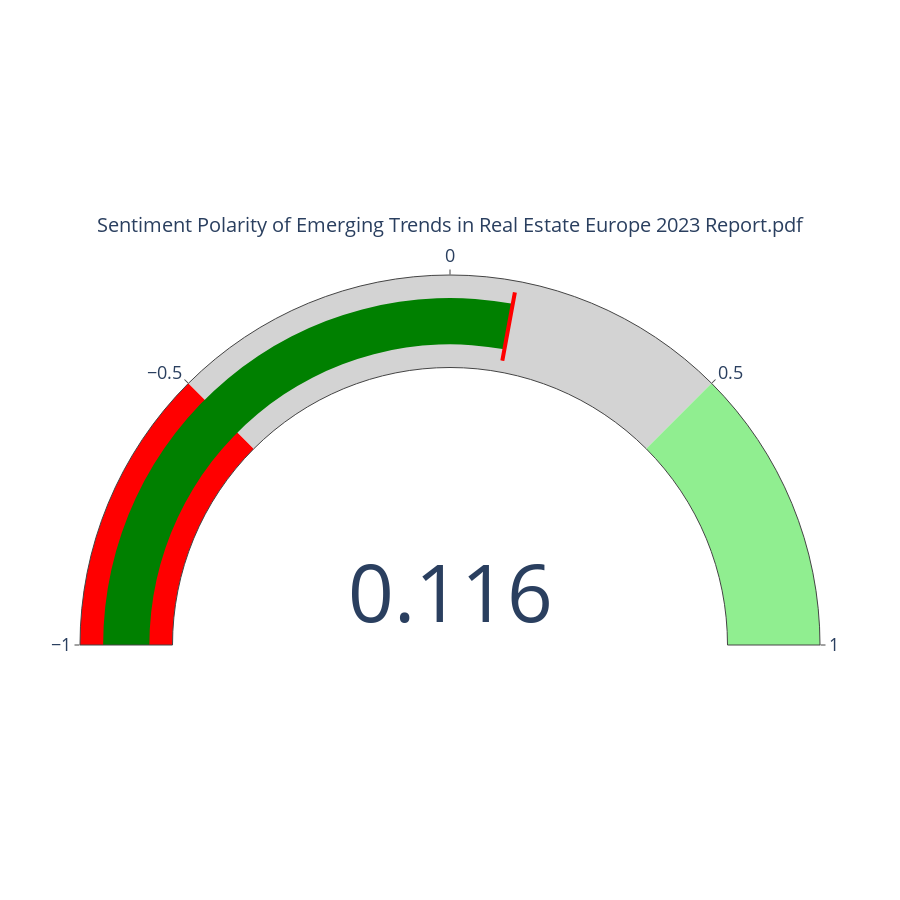
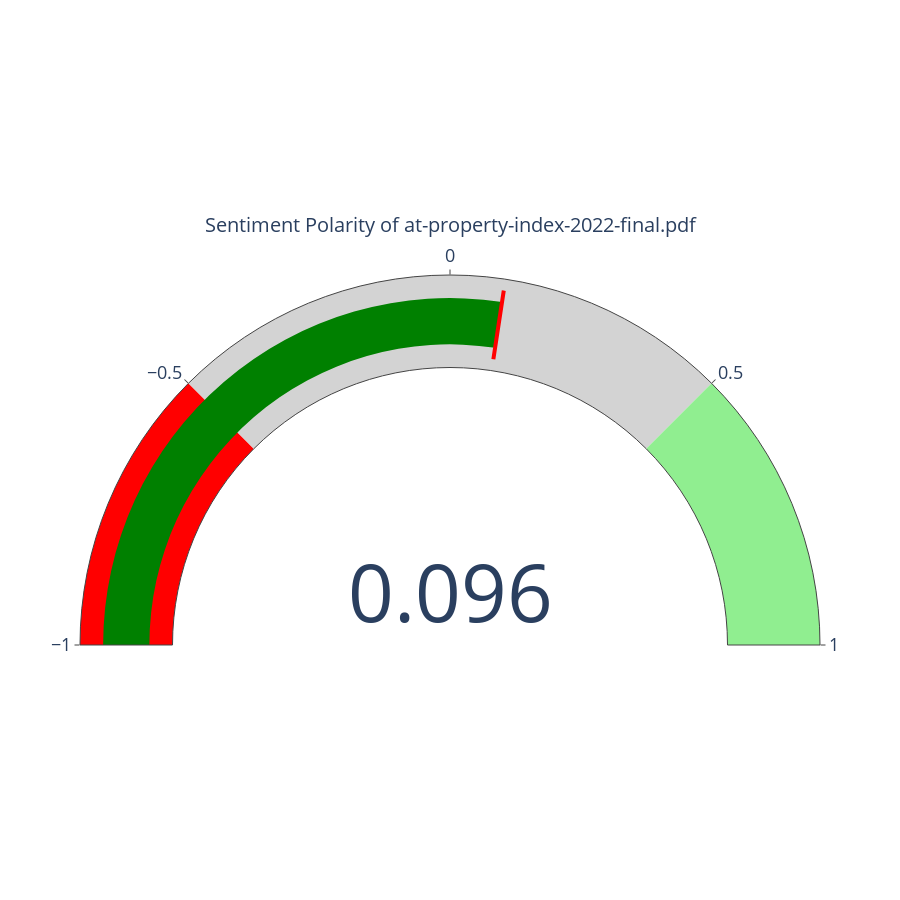
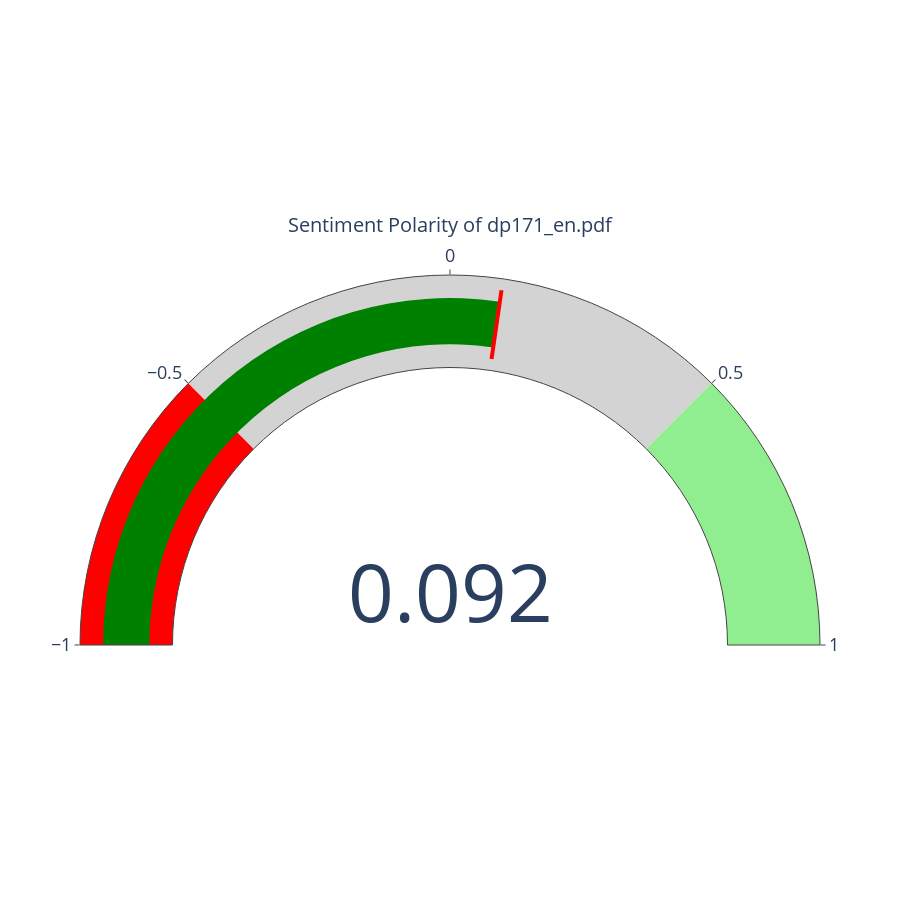
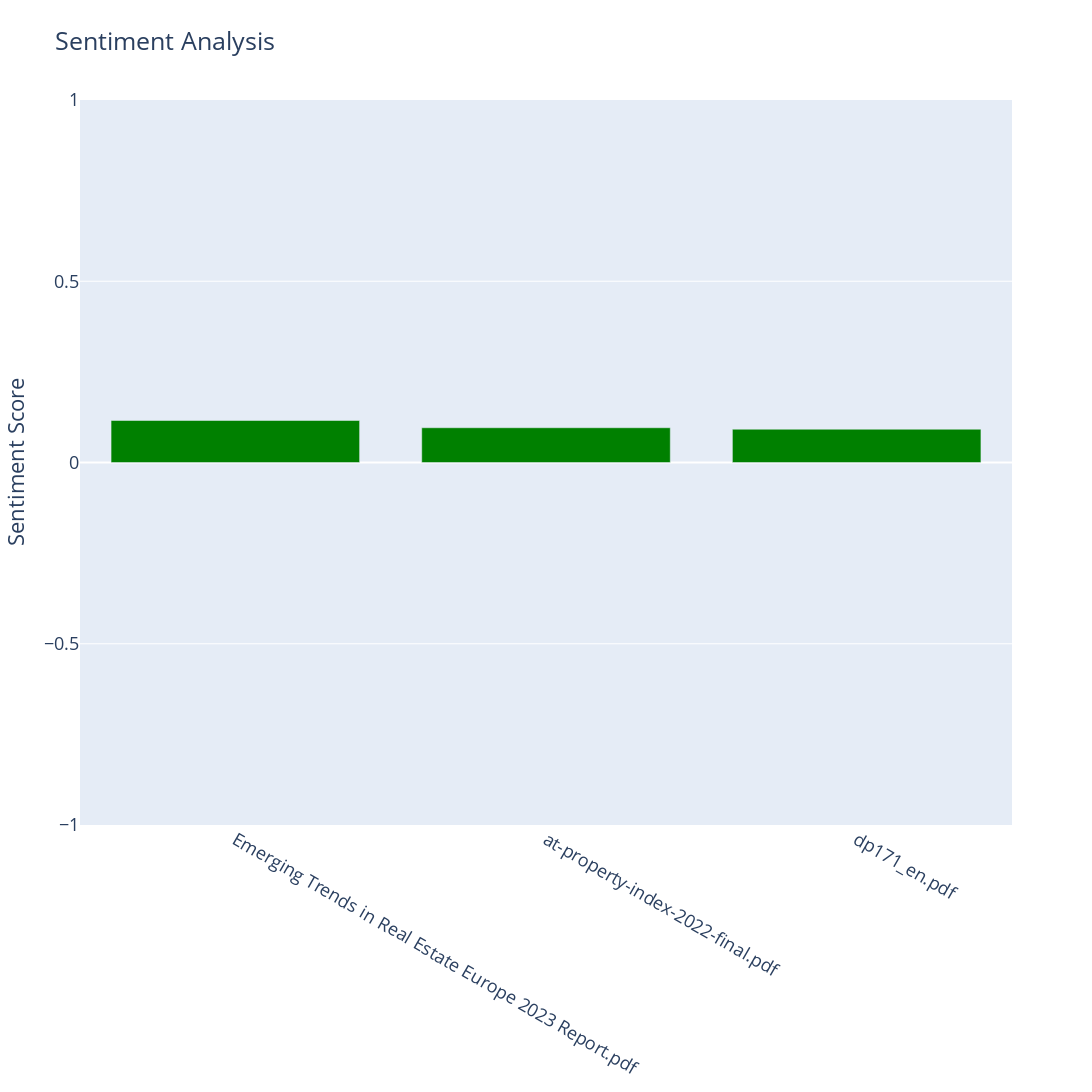

These figures' notebook cell, in order:
### Code cell
filesEurope = ['Data/sentiment/homeBuilding/europe/Emerging Trends in Real Estate Europe 2023 Report.pdf','Data/sentiment/homeBuilding/europe/at-property-index-2022-final.pdf','Data/sentiment/homeBuilding/europe/dp171_en.pdf']
sentimentEurope_df = sentimentPDFdata(filesEurope)
sentimentBARChart(sentimentEurope_df)
sentimentEurope_df

### Figure 1 — Plotly figure (JSON) as saved in the notebook; plotly's stock layout.template omitted (floating-point values rounded to 4 significant figures)
{"data": [{"domain": {"x": [0, 1], "y": [0, 1]}, "gauge": {"axis": {"range": [-1, 1]}, "steps": [{"color": "red", "range": [-1, -0.5]}, {"color": "lightgrey", "range": [-0.5, 0.5]}, {"color": "lightgreen", "range": [0.5, 1]}], "threshold": {"line": {"color": "red", "width": 4}, "thickness": 0.75, "value": 0.1159}}, "mode": "gauge+number", "title": {"text": "Sentiment Polarity of Emerging Trends in Real Estate Europe 2023 Report.pdf"}, "type": "indicator", "value": 0.1159}], "layout": {"font": {"size": 18}, "height": 900, "width": 900}}

### Figure 2 — Plotly figure (JSON) as saved in the notebook; plotly's stock layout.template omitted (floating-point values rounded to 4 significant figures)
{"data": [{"domain": {"x": [0, 1], "y": [0, 1]}, "gauge": {"axis": {"range": [-1, 1]}, "steps": [{"color": "red", "range": [-1, -0.5]}, {"color": "lightgrey", "range": [-0.5, 0.5]}, {"color": "lightgreen", "range": [0.5, 1]}], "threshold": {"line": {"color": "red", "width": 4}, "thickness": 0.75, "value": 0.09585}}, "mode": "gauge+number", "title": {"text": "Sentiment Polarity of at-property-index-2022-final.pdf"}, "type": "indicator", "value": 0.09585}], "layout": {"font": {"size": 18}, "height": 900, "width": 900}}

### Figure 3 — Plotly figure (JSON) as saved in the notebook; plotly's stock layout.template omitted (floating-point values rounded to 4 significant figures)
{"data": [{"domain": {"x": [0, 1], "y": [0, 1]}, "gauge": {"axis": {"range": [-1, 1]}, "steps": [{"color": "red", "range": [-1, -0.5]}, {"color": "lightgrey", "range": [-0.5, 0.5]}, {"color": "lightgreen", "range": [0.5, 1]}], "threshold": {"line": {"color": "red", "width": 4}, "thickness": 0.75, "value": 0.09179}}, "mode": "gauge+number", "title": {"text": "Sentiment Polarity of dp171_en.pdf"}, "type": "indicator", "value": 0.09179}], "layout": {"font": {"size": 18}, "height": 900, "width": 900}}

### Figure 4 — Plotly figure (JSON) as saved in the notebook; plotly's stock layout.template omitted (floating-point values rounded to 4 significant figures)
{"data": [{"marker": {"color": ["green", "green", "green"]}, "type": "bar", "x": ["Emerging Trends in Real Estate Europe 2023 Report.pdf", "at-property-index-2022-final.pdf", "dp171_en.pdf"], "y": [0.1159, 0.09585, 0.09179]}], "layout": {"font": {"size": 18}, "height": 1200, "title": {"text": "Sentiment Analysis"}, "width": 1200, "yaxis": {"range": [-1, 1], "title": {"text": "Sentiment Score"}}}}
